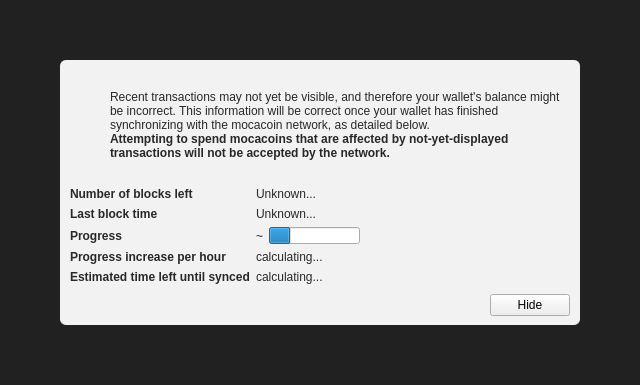
<?xml version="1.0" encoding="UTF-8"?>
<ui version="4.0">
 <class>ModalOverlay</class>
 <widget class="ModalOverlay" name="ModalOverlay">
  <property name="geometry">
   <rect>
    <x>0</x>
    <y>0</y>
    <width>640</width>
    <height>385</height>
   </rect>
  </property>
  <property name="windowTitle">
   <string>Form</string>
  </property>
  <layout class="QVBoxLayout" name="verticalLayout" stretch="0">
   <property name="sizeConstraint">
    <enum>QLayout::SetDefaultConstraint</enum>
   </property>
   <property name="leftMargin">
    <number>0</number>
   </property>
   <property name="topMargin">
    <number>0</number>
   </property>
   <property name="rightMargin">
    <number>0</number>
   </property>
   <property name="bottomMargin">
    <number>0</number>
   </property>
   <item>
    <widget class="QWidget" name="bgWidget" native="true">
     <property name="styleSheet">
      <string notr="true">#bgWidget { background: rgba(0,0,0,220); }</string>
     </property>
     <layout class="QVBoxLayout" name="verticalLayoutMain" stretch="1">
      <property name="leftMargin">
       <number>60</number>
      </property>
      <property name="topMargin">
       <number>60</number>
      </property>
      <property name="rightMargin">
       <number>60</number>
      </property>
      <property name="bottomMargin">
       <number>60</number>
      </property>
      <item>
       <widget class="QWidget" name="contentWidget" native="true">
        <property name="styleSheet">
         <string notr="true">#contentWidget { background: rgba(255,255,255,240); border-radius: 6px; }

QLabel { color: rgb(40,40,40);  }</string>
        </property>
        <layout class="QVBoxLayout" name="verticalLayoutSub" stretch="1,0,0,0">
         <property name="spacing">
          <number>0</number>
         </property>
         <property name="leftMargin">
          <number>10</number>
         </property>
         <property name="topMargin">
          <number>10</number>
         </property>
         <property name="rightMargin">
          <number>10</number>
         </property>
         <property name="bottomMargin">
          <number>10</number>
         </property>
         <item>
          <layout class="QHBoxLayout" name="horizontalLayoutIconText" stretch="0,1">
           <property name="topMargin">
            <number>20</number>
           </property>
           <item>
            <layout class="QVBoxLayout" name="verticalLayoutIcon">
             <property name="leftMargin">
              <number>0</number>
             </property>
             <item>
              <widget class="QPushButton" name="warningIcon">
               <property name="enabled">
                <bool>false</bool>
               </property>
               <property name="text">
                <string/>
               </property>
               <property name="icon">
                <iconset>
                 <normaloff>:/icons/warning</normaloff>
                 <disabledoff>:/icons/warning</disabledoff>:/icons/warning</iconset>
               </property>
               <property name="iconSize">
                <size>
                 <width>48</width>
                 <height>48</height>
                </size>
               </property>
               <property name="flat">
                <bool>true</bool>
               </property>
              </widget>
             </item>
             <item>
              <spacer name="verticalSpacerWarningIcon">
               <property name="orientation">
                <enum>Qt::Vertical</enum>
               </property>
               <property name="sizeHint" stdset="0">
                <size>
                 <width>20</width>
                 <height>40</height>
                </size>
               </property>
              </spacer>
             </item>
            </layout>
           </item>
           <item>
            <layout class="QVBoxLayout" name="verticalLayoutInfoText">
             <property name="leftMargin">
              <number>0</number>
             </property>
             <property name="topMargin">
              <number>0</number>
             </property>
             <item>
              <widget class="QLabel" name="infoText">
               <property name="text">
                <string>Recent transactions may not yet be visible, and therefore your wallet's balance might be incorrect. This information will be correct once your wallet has finished synchronizing with the mocacoin network, as detailed below.</string>
               </property>
               <property name="textFormat">
                <enum>Qt::RichText</enum>
               </property>
               <property name="wordWrap">
                <bool>true</bool>
               </property>
              </widget>
             </item>
             <item>
              <widget class="QLabel" name="infoTextStrong">
               <property name="font">
                <font>
                 <weight>75</weight>
                 <bold>true</bold>
                </font>
               </property>
               <property name="text">
                <string>Attempting to spend mocacoins that are affected by not-yet-displayed transactions will not be accepted by the network.</string>
               </property>
               <property name="textFormat">
                <enum>Qt::RichText</enum>
               </property>
               <property name="wordWrap">
                <bool>true</bool>
               </property>
              </widget>
             </item>
             <item>
              <spacer name="verticalSpacerInTextSpace">
               <property name="orientation">
                <enum>Qt::Vertical</enum>
               </property>
               <property name="sizeHint" stdset="0">
                <size>
                 <width>20</width>
                 <height>40</height>
                </size>
               </property>
              </spacer>
             </item>
            </layout>
           </item>
          </layout>
         </item>
         <item>
          <spacer name="verticalSpacerAfterText">
           <property name="orientation">
            <enum>Qt::Vertical</enum>
           </property>
           <property name="sizeHint" stdset="0">
            <size>
             <width>20</width>
             <height>40</height>
            </size>
           </property>
          </spacer>
         </item>
         <item>
          <layout class="QFormLayout" name="formLayout">
           <property name="fieldGrowthPolicy">
            <enum>QFormLayout::FieldsStayAtSizeHint</enum>
           </property>
           <property name="horizontalSpacing">
            <number>6</number>
           </property>
           <property name="verticalSpacing">
            <number>6</number>
           </property>
           <property name="topMargin">
            <number>10</number>
           </property>
           <item row="0" column="0">
            <widget class="QLabel" name="labelNumberOfBlocksLeft">
             <property name="font">
              <font>
               <weight>75</weight>
               <bold>true</bold>
              </font>
             </property>
             <property name="text">
              <string>Number of blocks left</string>
             </property>
            </widget>
           </item>
           <item row="0" column="1">
            <widget class="QLabel" name="numberOfBlocksLeft">
             <property name="text">
              <string>Unknown...</string>
             </property>
            </widget>
           </item>
           <item row="1" column="0">
            <widget class="QLabel" name="labelLastBlockTime">
             <property name="font">
              <font>
               <weight>75</weight>
               <bold>true</bold>
              </font>
             </property>
             <property name="text">
              <string>Last block time</string>
             </property>
            </widget>
           </item>
           <item row="1" column="1">
            <widget class="QLabel" name="newestBlockDate">
             <property name="sizePolicy">
              <sizepolicy hsizetype="Maximum" vsizetype="Preferred">
               <horstretch>0</horstretch>
               <verstretch>0</verstretch>
              </sizepolicy>
             </property>
             <property name="text">
              <string>Unknown...</string>
             </property>
            </widget>
           </item>
           <item row="2" column="0">
            <widget class="QLabel" name="labelSyncDone">
             <property name="font">
              <font>
               <weight>75</weight>
               <bold>true</bold>
              </font>
             </property>
             <property name="text">
              <string>Progress</string>
             </property>
            </widget>
           </item>
           <item row="2" column="1">
            <layout class="QHBoxLayout" name="horizontalLayoutSync" stretch="0,1">
             <item>
              <widget class="QLabel" name="percentageProgress">
               <property name="text">
                <string notr="true">~</string>
               </property>
              </widget>
             </item>
             <item>
              <widget class="QProgressBar" name="progressBar">
               <property name="value">
                <number>24</number>
               </property>
               <property name="format">
                <string/>
               </property>
              </widget>
             </item>
            </layout>
           </item>
           <item row="4" column="0">
            <widget class="QLabel" name="labelProgressIncrease">
             <property name="font">
              <font>
               <weight>75</weight>
               <bold>true</bold>
              </font>
             </property>
             <property name="text">
              <string>Progress increase per hour</string>
             </property>
            </widget>
           </item>
           <item row="4" column="1">
            <widget class="QLabel" name="progressIncreasePerH">
             <property name="text">
              <string>calculating...</string>
             </property>
            </widget>
           </item>
           <item row="5" column="0">
            <widget class="QLabel" name="labelEstimatedTimeLeft">
             <property name="font">
              <font>
               <weight>75</weight>
               <bold>true</bold>
              </font>
             </property>
             <property name="text">
              <string>Estimated time left until synced</string>
             </property>
            </widget>
           </item>
           <item row="5" column="1">
            <widget class="QLabel" name="expectedTimeLeft">
             <property name="text">
              <string>calculating...</string>
             </property>
            </widget>
           </item>
          </layout>
         </item>
         <item>
          <layout class="QHBoxLayout" name="horizontalLayoutButtons">
           <property name="leftMargin">
            <number>10</number>
           </property>
           <property name="topMargin">
            <number>10</number>
           </property>
           <item>
            <spacer name="horizontalSpacer">
             <property name="orientation">
              <enum>Qt::Horizontal</enum>
             </property>
             <property name="sizeHint" stdset="0">
              <size>
               <width>40</width>
               <height>20</height>
              </size>
             </property>
            </spacer>
           </item>
           <item>
            <widget class="QPushButton" name="closeButton">
             <property name="text">
              <string>Hide</string>
             </property>
            </widget>
           </item>
          </layout>
         </item>
        </layout>
       </widget>
      </item>
     </layout>
    </widget>
   </item>
  </layout>
 </widget>
 <customwidgets>
  <customwidget>
   <class>ModalOverlay</class>
   <extends>QWidget</extends>
   <header>modaloverlay.h</header>
   <container>1</container>
  </customwidget>
 </customwidgets>
 <resources/>
 <connections/>
</ui>
